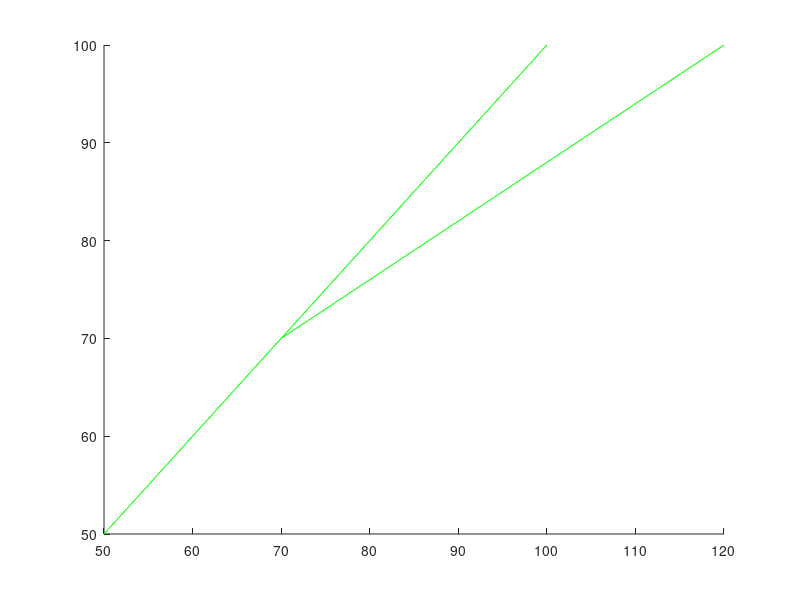

Reproduce this figure in MATLAB.
function [l] = draw_line()
    l = zeros(200,1);
   l(1) = line([50,100], [50,100], 'Color', 'green');
   l(2) = line([70,120], [70,100], 'Color', 'green');

   pause(1.5);
end